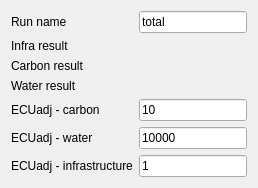
                    <widget class="QWidget" name="TOTAL_">
                      <layout class="QFormLayout" name="formLayout_20">
                        <item row="1" column="0">
                          <widget class="QLabel" name="label_111">
                            <property name="text">
                              <string>Infra result</string>
                            </property>
                          </widget>
                        </item>
                        <item row="1" column="1">
                          <widget class="QgsFileWidget" name="infra_result_">
                            <property name="storageMode">
                              <enum>QgsFileWidget::GetDirectory</enum>
                            </property>
                          </widget>
                        </item>
                        <item row="2" column="1">
                          <widget class="QgsFileWidget" name="carbon_result_">
                            <property name="storageMode">
                              <enum>QgsFileWidget::GetDirectory</enum>
                            </property>
                          </widget>
                        </item>
                        <item row="2" column="0">
                          <widget class="QLabel" name="label_18">
                            <property name="text">
                              <string>Carbon result</string>
                            </property>
                          </widget>
                        </item>
                        <item row="3" column="0">
                          <widget class="QLabel" name="label_110">
                            <property name="text">
                              <string>Water result</string>
                            </property>
                          </widget>
                        </item>
                        <item row="3" column="1">
                          <widget class="QgsFileWidget" name="water_result_">
                            <property name="storageMode">
                              <enum>QgsFileWidget::GetDirectory</enum>
                            </property>
                          </widget>
                        </item>
                        <item row="4" column="0">
                          <widget class="QLabel" name="label_210">
                            <property name="text">
                              <string>ECUadj - carbon</string>
                            </property>
                          </widget>
                        </item>
                        <item row="4" column="1">
                          <widget class="QLineEdit" name="ECUadj_Carbon_">
                            <property name="text">
                              <string>10</string>
                            </property>
                          </widget>
                        </item>
                        <item row="5" column="0">
                          <widget class="QLabel" name="label_211">
                            <property name="text">
                              <string>ECUadj - water</string>
                            </property>
                          </widget>
                        </item>
                        <item row="5" column="1">
                          <widget class="QLineEdit" name="ECUadj_Water_">
                            <property name="text">
                              <string>10000</string>
                            </property>
                          </widget>
                        </item>
                        <item row="6" column="0">
                          <widget class="QLabel" name="label_212">
                            <property name="text">
                              <string>ECUadj - infrastructure</string>
                             </property>
                           </widget>
                         </item>
                         <item  row="6"  column="1">
                           <widget  class="QLineEdit"  name="ECUadj_Infra_">
                             <property  name="text">
                               <string>1</string>
                             </property>
                           </widget>
                         </item>
                         <item  row="0"  column="0">
                           <widget  class="QLabel"  name="label_112">
                             <property  name="text">
                               <string>Run name</string>
                             </property>
                           </widget>
                         </item>
                         <item  row="0"  column="1">
                           <widget  class="QLineEdit"  name="run_name_">
                             <property  name="text">
                               <string>total</string>
                             </property>
                           </widget>
                         </item>
                       </layout>
                     </widget>
